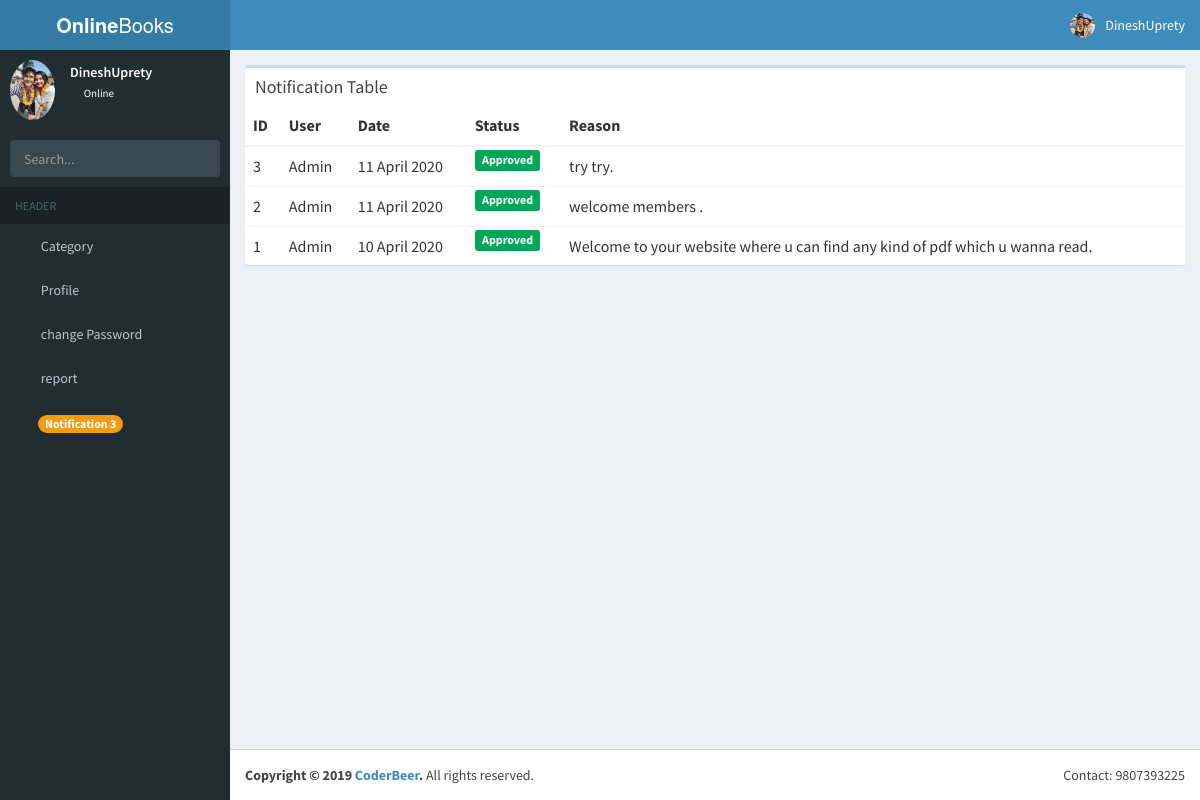
Page /notification.php (signed in) on the committed database.
### tables this page shows
CREATE TABLE `user` (
  `id` int(11) NOT NULL,
  `name` varchar(50) NOT NULL,
  `email` varchar(50) NOT NULL,
  `password` varchar(50) NOT NULL,
  `verification_id` bigint(20) NOT NULL,
  `verification_status` int(11) NOT NULL,
  `date` varchar(255) NOT NULL,
  `img` varchar(255) NOT NULL DEFAULT 'avatar04.png'
);

CREATE TABLE `notification` (
  `n_id` int(11) NOT NULL,
  `n_user` varchar(255) NOT NULL,
  `n_date` varchar(255) NOT NULL,
  `n_status` varchar(255) NOT NULL,
  `n_text` text NOT NULL
);

### notification.php (the view, shortened to what this page needs)
<?php require_once('./include/header.php'); ?>
 <?php require_once('./include/navigation.php'); ?>
  <div class="content-wrapper">
    <section class="content container-fluid">
          <div class="row">
        <div class="col-xs-12">
          <div class="box">
            <div class="box-header">
              <h3 class="box-title">Notification Table</h3>
            </div>
            <div class="box-body table-responsive no-padding">
              <table class="table table-hover" id="table_id">
              <thead>
                <tr>
                  <th>ID</th>
                  <th>User</th>
                  <th>Date</th>
                  <th>Status</th>
                  <th>Reason</th>
                </tr>
</thead>
<tbody>
                <?php
                  $select=$pdo->prepare("select * from notification order by n_id desc");
                  $select->execute();
                  while($row=$select->fetch(PDO::FETCH_OBJ)){
                    echo'<tr>
                    <td>'.$row->n_id.'</td>
                    <td>'.$row->n_user.'</td>
                    <td>'.$row->n_date.'</td>
                    <td><span class="label label-success">'.$row->n_status.'</span></td>
                    <td>'.$row->n_text.'.</td>
                  </tr>';
                  }
                ?>
</tbody>
              </table>
            </div>
          </div>
    </section>
  </div>
 <?php require_once('./include/footer.php'); ?>

### include/header.php (shortened to what this page needs)
<!DOCTYPE html>
<html>
<head>
  <link rel="stylesheet" href="css/bootstrap.min.css">
  <link rel="stylesheet" href="css/font-awesome.min.css">
  <link rel="stylesheet" href="css/ionicons.min.css">
  <link rel="stylesheet" href="css/AdminLTE.min.css">
  <link rel="stylesheet" href="css/skin-blue.min.css">
  <link rel="stylesheet" href="css/style.css">
</head>

### include/navigation.php (shortened to what this page needs)
<body class="hold-transition skin-blue sidebar-mini">
                    <?php
                    if(isset($_SESSION['id'])){
                      $iid=$_SESSION['id'];
                      $select1=$pdo->prepare("select * from user where id=:iid");
                      $select1->execute([':iid'=>$iid]);
                     while($row=$select1->fetch(PDO::FETCH_ASSOC)){
                      $_SESSION['name']=$name=$row['name'];
                      $image=$row['img'];
                      $_SESSION['image']=$row['img'];?>
        <div class="wrapper">
  <header class="main-header">
    <a href="index.php" class="logo">
      <span class="logo-lg"><b>Online</b>Books</span>
    </a>
    <nav class="navbar navbar-static-top" role="navigation">
      <a href="#" class="sidebar-toggle" data-toggle="push-menu" role="button">
      </a>
      <div class="navbar-custom-menu">
        <ul class="nav navbar-nav">
          <li class="dropdown user user-menu">
            <a href="#" class="dropdown-toggle" data-toggle="dropdown">
              <img src="img/<?php echo $image;?>" class="user-image" alt="User Image">
              <span class="hidden-xs"><?php echo $name;?></span>
            </a>
          </li>
        </ul>
      </div>
    </nav>
  </header>
      <aside class="main-sidebar">
    <section class="sidebar">
      <div class="user-panel">
        <div class="pull-left image">
          <img src="img/<?php echo $image?>" class="img-circle" alt="User Image">
        </div>
        <div class="pull-left info">
          <p><?php echo $name; ?></p>
          <a href="index.php"><i class="fa fa-circle text-success"></i> Online</a>
        </div>
      </div>
      <form action="search.php" method="POST" class="sidebar-form">
        <div class="input-group">
          <input type="text" name="val" class="form-control" placeholder="Search...">
          <span class="input-group-btn">
              <button type="submit" id="search-btn" class="btn btn-flat"><i class="fa fa-search"></i>
              </button>
            </span>
        </div>
      </form>
      <ul class="sidebar-menu" data-widget="tree">
        <li class="header">HEADER</li>
        <li class="treeview">
          <a href="#"><i class="fa fa-list"></i> <span>Category</span>
            <span class="pull-right-container">
                <i class="fa fa-angle-left pull-right"></i>
              </span>
          </a>
        </li>
        <li><a href="profile.php"><i class="fa fa-folder"></i> <span>Profile</span></a></li>
        <li><a href="pwchange.php"><i class="fa fa-laptop"></i> <span>change Password</span></a></li>
        <li><a href="report.php"><i class="fa fa-font"></i> <span>report</span></a></li>
        <li><a href="notification.php"><i class="fa fa-bullhorn"></i><span class="badge bg-yellow"> Notification <?php
                $select2=$pdo->prepare("select * from notification");
                $select2->execute();
               echo $count=$select2->rowCount();
              ?> </span></a></li>
      </ul>
    </section>
  </aside>
  <?php }
                    }
  ?>

### include/footer.php (shortened to what this page needs)
 <footer class="main-footer">
    <div class="pull-right hidden-xs">
      Contact: 9807393225
    </div>
    <strong>Copyright &copy; 2019 <a href="https://dineshuprety.com.np">CoderBeer</a>.</strong> All rights reserved.
  </footer>
</div>
</body>
</html>

### rows in the picture
user: img (picture), name "DineshUprety", rowCount "3"
notification: n_id "3", n_user "Admin", n_date "11 April 2020", n_status "Approved", n_text "try try"
notification: n_id "2", n_user "Admin", n_date "11 April 2020", n_status "Approved", n_text "welcome members"
notification: n_id "1", n_user "Admin", n_date "10 April 2020", n_status "Approved", n_text "Welcome to your website where u can find any kind of pdf which u wanna read"
